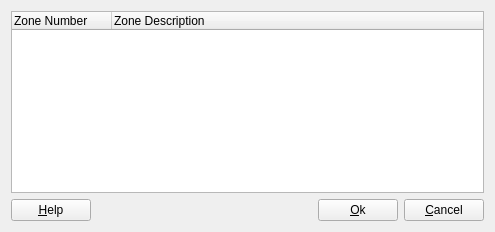
<?xml version="1.0" encoding="UTF-8"?>
<ui version="4.0">
 <class>MajorZoneDialog</class>
 <widget class="QDialog" name="MajorZoneDialog">
  <property name="geometry">
   <rect>
    <x>0</x>
    <y>0</y>
    <width>495</width>
    <height>232</height>
   </rect>
  </property>
  <property name="windowTitle">
   <string>Add/Change Major Zone</string>
  </property>
  <property name="modal">
   <bool>true</bool>
  </property>
  <layout class="QGridLayout">
   <item row="1" column="1">
    <spacer name="Horizontal Spacing2">
     <property name="orientation">
      <enum>Qt::Horizontal</enum>
     </property>
     <property name="sizeType">
      <enum>QSizePolicy::Expanding</enum>
     </property>
     <property name="sizeHint" stdset="0">
      <size>
       <width>228</width>
       <height>20</height>
      </size>
     </property>
    </spacer>
   </item>
   <item row="1" column="0">
    <widget class="QPushButton" name="helpButton_">
     <property name="text">
      <string>&amp;Help</string>
     </property>
     <property name="shortcut">
      <string>Alt+H</string>
     </property>
     <property name="autoDefault">
      <bool>false</bool>
     </property>
    </widget>
   </item>
   <item row="1" column="3">
    <widget class="QPushButton" name="cancelButton_">
     <property name="text">
      <string>&amp;Cancel</string>
     </property>
     <property name="shortcut">
      <string>Alt+C</string>
     </property>
     <property name="autoDefault">
      <bool>false</bool>
     </property>
    </widget>
   </item>
   <item row="1" column="2">
    <widget class="QPushButton" name="okButton_">
     <property name="text">
      <string>&amp;Ok</string>
     </property>
     <property name="shortcut">
      <string>Alt+O</string>
     </property>
     <property name="autoDefault">
      <bool>false</bool>
     </property>
    </widget>
   </item>
   <item row="0" column="0" colspan="4">
    <widget class="QTreeWidget" name="majorZoneListView_">
     <property name="styleSheet">
      <string notr="true">QTreeWidget::branch{image:none;}</string>
     </property>
     <property name="rootIsDecorated">
      <bool>false</bool>
     </property>
     <column>
      <property name="text">
       <string>Zone Number</string>
      </property>
     </column>
     <column>
      <property name="text">
       <string>Zone Description</string>
      </property>
     </column>
    </widget>
   </item>
  </layout>
 </widget>
 <layoutdefault spacing="6" margin="11"/>
 <pixmapfunction>qPixmapFromMimeSource</pixmapfunction>
 <tabstops>
  <tabstop>majorZoneListView_</tabstop>
  <tabstop>helpButton_</tabstop>
  <tabstop>okButton_</tabstop>
  <tabstop>cancelButton_</tabstop>
 </tabstops>
 <resources/>
 <connections>
  <connection>
   <sender>helpButton_</sender>
   <signal>clicked()</signal>
   <receiver>MajorZoneDialog</receiver>
   <slot>help()</slot>
   <hints>
    <hint type="sourcelabel">
     <x>20</x>
     <y>20</y>
    </hint>
    <hint type="destinationlabel">
     <x>20</x>
     <y>20</y>
    </hint>
   </hints>
  </connection>
  <connection>
   <sender>cancelButton_</sender>
   <signal>clicked()</signal>
   <receiver>MajorZoneDialog</receiver>
   <slot>reject()</slot>
   <hints>
    <hint type="sourcelabel">
     <x>20</x>
     <y>20</y>
    </hint>
    <hint type="destinationlabel">
     <x>20</x>
     <y>20</y>
    </hint>
   </hints>
  </connection>
  <connection>
   <sender>okButton_</sender>
   <signal>clicked()</signal>
   <receiver>MajorZoneDialog</receiver>
   <slot>accept()</slot>
   <hints>
    <hint type="sourcelabel">
     <x>20</x>
     <y>20</y>
    </hint>
    <hint type="destinationlabel">
     <x>20</x>
     <y>20</y>
    </hint>
   </hints>
  </connection>
 </connections>
</ui>
